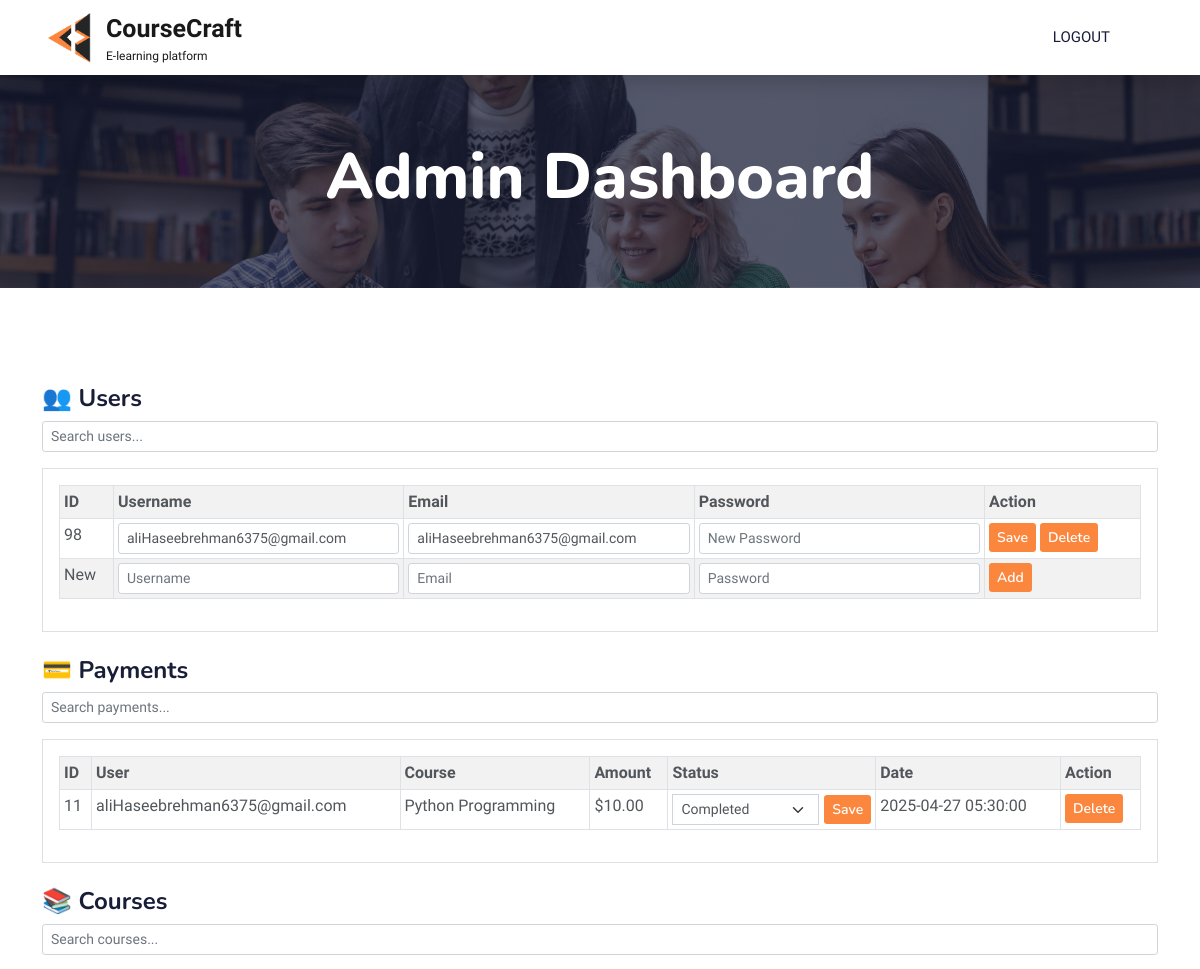
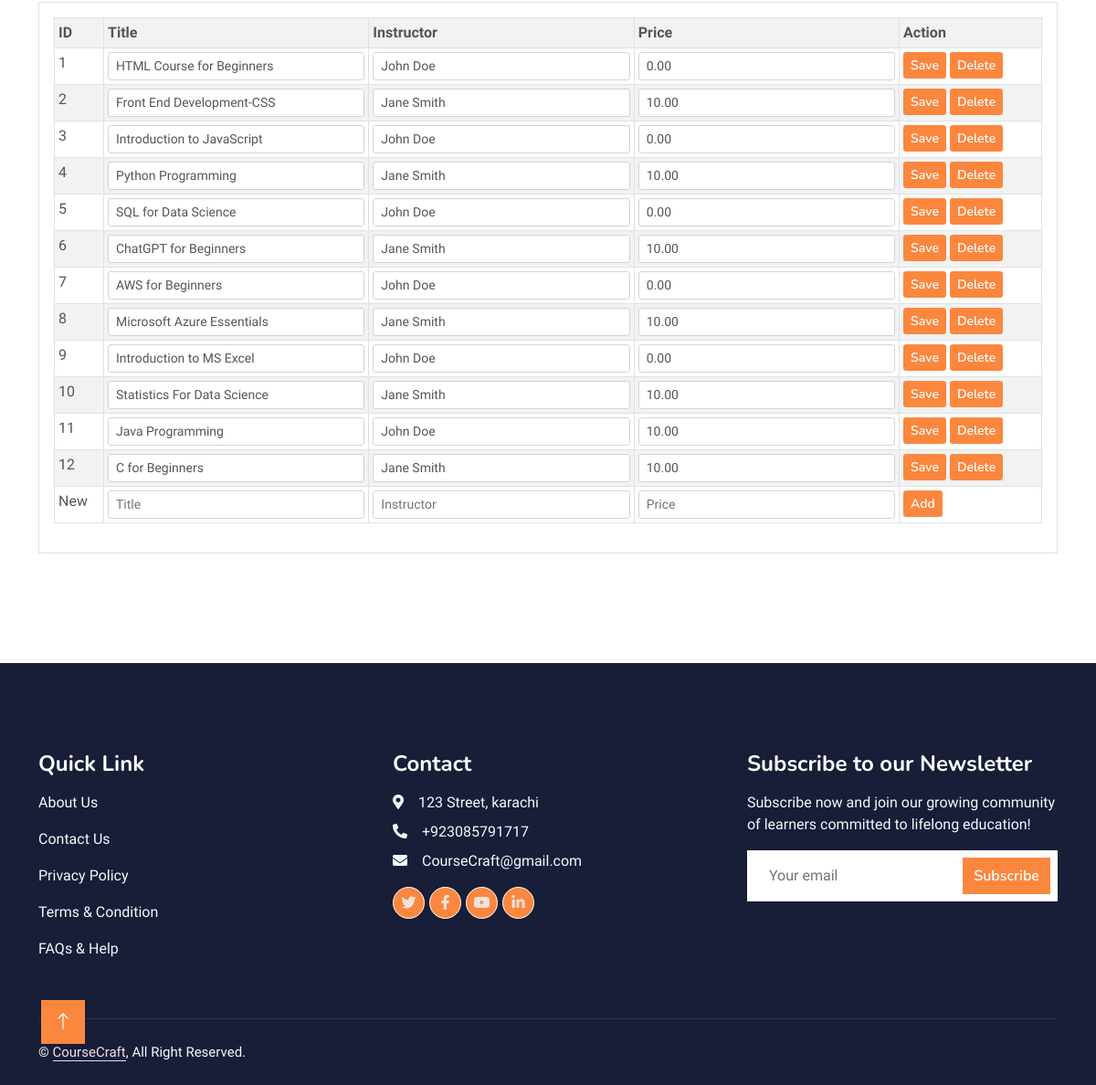
/admin_dashboard.php (signed in), run on the app's committed database (2 pictures, top to bottom).
### tables this page shows
CREATE TABLE `users` (
  `id` int(11) NOT NULL,
  `username` varchar(50) NOT NULL,
  `email` varchar(100) NOT NULL,
  `password` varchar(255) NOT NULL,
  `created_at` timestamp NOT NULL DEFAULT current_timestamp(),
  `reset_token` varchar(255) DEFAULT NULL
);

CREATE TABLE `payments` (
  `id` int(11) NOT NULL,
  `user_id` int(11) NOT NULL,
  `course_id` int(11) NOT NULL,
  `amount` decimal(10,2) NOT NULL,
  `payment_status` enum('pending','completed') DEFAULT 'pending',
  `payment_date` timestamp NOT NULL DEFAULT current_timestamp()
);

CREATE TABLE `courses` (
  `id` int(11) NOT NULL,
  `title` varchar(255) NOT NULL,
  `description` text NOT NULL,
  `instructor` varchar(255) NOT NULL,
  `duration` varchar(50) NOT NULL,
  `price` decimal(10,2) NOT NULL DEFAULT 0.00,
  `video_url` varchar(255) NOT NULL
);

### admin_dashboard.php (the view, shortened to what this page needs)
<?php
$host = "localhost";
$dbname = "lms";
$username = "root";
$password = "";
$conn = new mysqli($host, $username, $password, $dbname);
$page = isset($_GET['page']) ? (int)$_GET['page'] : 1;
$limit = 15;
$offset = ($page - 1) * $limit;
$user_search = $_GET['user_search'] ?? '';
$course_search = $_GET['course_search'] ?? '';
$payment_search = $_GET['payment_search'] ?? '';
if ($user_search != '') {
    $users = $conn->query("SELECT * FROM users WHERE username LIKE '%$user_search%' OR email LIKE '%$user_search%' LIMIT $limit OFFSET $offset");
} else {
    $users = $conn->query("SELECT * FROM users LIMIT $limit OFFSET $offset");
}
if ($course_search != '') {
    $courses = $conn->query("SELECT * FROM courses WHERE title LIKE '%$course_search%' OR instructor LIKE '%$course_search%' LIMIT $limit OFFSET $offset");
} else {
    $courses = $conn->query("SELECT * FROM courses LIMIT $limit OFFSET $offset");
}
if ($payment_search != '') {
    $payments = $conn->query("SELECT payments.*, users.username AS user_name, courses.title AS course_name FROM payments
    JOIN users ON payments.user_id = users.id
    JOIN courses ON payments.course_id = courses.id
    WHERE users.username LIKE '%$payment_search%' OR courses.title LIKE '%$payment_search%'
    LIMIT $limit OFFSET $offset");
} else {
    $payments = $conn->query("SELECT payments.*, users.username AS user_name, courses.title AS course_name FROM payments
    JOIN users ON payments.user_id = users.id
    JOIN courses ON payments.course_id = courses.id
    LIMIT $limit OFFSET $offset");
}
?>
<!DOCTYPE html>
<html lang="en">
<head>
    <link href="https://cdnjs.cloudflare.com/ajax/libs/font-awesome/5.10.0/css/all.min.css" rel="stylesheet">
    <link href="https://cdn.jsdelivr.net/npm/bootstrap-icons@1.4.1/font/bootstrap-icons.css" rel="stylesheet">
    <link href="lib/animate/animate.min.css" rel="stylesheet">
    <link href="lib/owlcarousel/assets/owl.carousel.min.css" rel="stylesheet">
    <link href="css/bootstrap.min.css" rel="stylesheet">
    <link href="css/style.css" rel="stylesheet">
</head>
<body>
    <nav class="navbar navbar-expand-lg bg-white navbar-light shadow sticky-top p-0">
        <a href="index.php" class="navbar-brand d-flex align-items-center px-4 px-lg-5">
            <img src="img/iconn.png" alt="" height="50px">
            <div class="ms-2">
                <p class="m-0 fw-bold" style="font-size: 25px;">CourseCraft</p>
                <p class="m-0" style="font-size: 12px;">E-learning platform</p>
            </div>
        </a>
        <div class="collapse navbar-collapse" id="navbarCollapse">
            <div class="navbar-nav ms-auto p-4 p-lg-0">
                <?php if (isset($_SESSION['admin_id'])): ?>
                    <a href="admin_logout.php" class="nav-item nav-link">Logout</a>
                <?php endif; ?>
            </div>
        </div>
    </nav>
    <div class="container-fluid bg-primary py-3 mb-5 page-header">
        <div class="container py-5">
            <div class="row justify-content-center">
                <div class="col-lg-10 text-center">
                    <h1 class="display-3 text-white animated slideInDown">Admin Dashboard</h1>
                </div>
            </div>
        </div>
    </div>
    <div class="container py-5">
        <h4>👥 Users</h4>
        <form method="get" class="mb-3">
            <input type="text" name="user_search" class="form-control form-control-sm" placeholder="Search users..." value="<?= htmlspecialchars($_GET['user_search'] ?? '') ?>">
        </form>
        <div class="card mb-4">
            <div class="card-body">
                <table class="table table-striped table-hover table-bordered table-sm">
                    <tr>
                        <th>ID</th>
                        <th>Username</th>
                        <th>Email</th>
                        <th>Password</th>
                        <th>Action</th>
                    </tr>
                    <?php while ($u = $users->fetch_assoc()): ?>
                        <tr>
                            <form method="post">
                                <td><?= $u['id'] ?></td>
                                <td><input type="text" name="username" value="<?= htmlspecialchars($u['username']) ?>" class="form-control form-control-sm"></td>
                                <td><input type="email" name="email" value="<?= htmlspecialchars($u['email']) ?>" class="form-control form-control-sm"></td>
                                <td><input type="password" name="password" placeholder="New Password" class="form-control form-control-sm"></td>
                                <td>
                                    <button type="submit" name="save_user" class="btn btn-sm btn-primary">Save</button>
                                    <a href="?delete_user=<?= $u['id'] ?>" class="btn btn-sm btn-danger" onclick="return confirm('Delete user?')">Delete</a>
                                </td>
                            </form>
                        </tr>
                    <?php endwhile; ?>
                    <tr>
                        <form method="post">
                            <td>New</td>
                            <td><input type="text" name="username" class="form-control form-control-sm" placeholder="Username" required></td>
                            <td><input type="email" name="email" class="form-control form-control-sm" placeholder="Email" required></td>
                            <td><input type="password" name="password" class="form-control form-control-sm" placeholder="Password" required></td>
                            <td><button type="submit" name="save_user" class="btn btn-sm btn-success">Add</button></td>
                        </form>
                    </tr>
                </table>
            </div>
        </div>
        <h4>💳 Payments</h4>
        <form method="get" class="mb-3">
            <input type="text" name="payment_search" class="form-control form-control-sm" placeholder="Search payments..." value="<?= htmlspecialchars($_GET['payment_search'] ?? '') ?>">
        </form>
        <div class="card mb-4">
            <div class="card-body">
                <table class="table table-striped table-hover table-bordered table-sm">
                    <tr>
                        <th>ID</th>
                        <th>User</th>
                        <th>Course</th>
                        <th>Amount</th>
                        <th>Status</th>
                        <th>Date</th>
                        <th>Action</th>
                    </tr>
                    <?php while ($p = $payments->fetch_assoc()): ?>
                        <tr>
                            <td><?= $p['id'] ?></td>
                            <td><?= htmlspecialchars($p['user_name']) ?></td>
                            <td><?= htmlspecialchars($p['course_name']) ?></td>
                            <td>$<?= $p['amount'] ?></td>
                            <td>
                                <form method="post" style="display:flex; align-items:center; gap:5px;">
                                    <select name="payment_status" class="form-select form-select-sm">
                                        <option value="completed" <?= $p['payment_status'] == 'completed' ? 'selected' : '' ?>>Completed</option>
                                    </select>
                                    <button type="submit" name="update_payment" class="btn btn-sm btn-primary">Save</button>
                                </form>
                            </td>
                            <td><?= $p['payment_date'] ?></td>
                            <td>
                                <a href="?delete_payment=<?= $p['id'] ?>" class="btn btn-sm btn-danger" onclick="return confirm('Delete payment?')">Delete</a>
                            </td>
                        </tr>
                    <?php endwhile; ?>
                </table>
            </div>
        </div>
        <h4>📚 Courses</h4>
        <form method="get" class="mb-3">
            <input type="text" name="course_search" class="form-control form-control-sm" placeholder="Search courses..." value="<?= htmlspecialchars($_GET['course_search'] ?? '') ?>">
        </form>
        <div class="card mb-4">
            <div class="card-body">
                <table class="table table-striped table-hover table-bordered table-sm">
                    <tr>
                        <th>ID</th>
                        <th>Title</th>
                        <th>Instructor</th>
                        <th>Price</th>
                        <th>Action</th>
                    </tr>
                    <?php while ($c = $courses->fetch_assoc()): ?>
                        <tr>
                            <form method="post">
                                <td><?= $c['id'] ?></td>
                                <td><input type="text" name="title" value="<?= htmlspecialchars($c['title']) ?>" class="form-control form-control-sm"></td>
                                <td><input type="text" name="instructor" value="<?= htmlspecialchars($c['instructor']) ?>" class="form-control form-control-sm"></td>
                                <td><input type="number" step="0.01" name="price" value="<?= $c['price'] ?>" class="form-control form-control-sm"></td>
                                <td>
                                    <button type="submit" name="save_course" class="btn btn-sm btn-primary">Save</button>
                                    <a href="?delete_course=<?= $c['id'] ?>" class="btn btn-sm btn-danger" onclick="return confirm('Delete course?')">Delete</a>
                                </td>
                            </form>
                        </tr>
                    <?php endwhile; ?>
                    <tr>
                        <form method="post">
                            <td>New</td>
                            <td><input type="text" name="title" class="form-control form-control-sm" placeholder="Title" required></td>
                            <td><input type="text" name="instructor" class="form-control form-control-sm" placeholder="Instructor" required></td>
                            <td><input type="number" step="0.01" name="price" class="form-control form-control-sm" placeholder="Price" required></td>
                            <td><button type="submit" name="save_course" class="btn btn-sm btn-success">Add</button></td>
                        </form>
                    </tr>
                </table>
            </div>
        </div>
    </div>
    <div class="container-fluid bg-dark text-light footer pt-5 mt-5 wow fadeIn" data-wow-delay="0.1s">
        <div class="container py-5">
            <div class="row g-5">
                <div class="col-lg-4 col-md-6">
                    <h4 class="text-white mb-3">Quick Link</h4>
                    <p><a class="text-light" href="about.php">About Us</a></p>
                    <p><a class="text-light" href="contact.php">Contact Us</a></p>
                    <p><a class="text-light" href="">Privacy Policy</a></p>
                    <p><a class="text-light" href="">Terms & Condition</a></p>
                    <p><a class="text-light" href="">FAQs & Help</a></p>
                </div>
                <div class="col-lg-4 col-md-6">
                    <h4 class="text-white mb-3">Contact</h4>
                    <p class="mb-2"><i class="fa fa-map-marker-alt me-3"></i>123 Street, karachi</p>
                    <p class="mb-2"><i class="fa fa-phone-alt me-3"></i>+923085791717</p>
                    <p class="mb-2"><i class="fa fa-envelope me-3"></i>CourseCraft@gmail.com</p>
                    <div class="d-flex pt-2">
                        <a class="btn btn-outline-light btn-social" href=""><i class="fab fa-twitter"></i></a>
                        <a class="btn btn-outline-light btn-social" href=""><i class="fab fa-facebook-f"></i></a>
                        <a class="btn btn-outline-light btn-social" href=""><i class="fab fa-youtube"></i></a>
                        <a class="btn btn-outline-light btn-social" href=""><i class="fab fa-linkedin-in"></i></a>
                    </div>
                </div>
                <div class="col-lg-4 col-md-6">
                    <h4 class="text-white mb-3">Subscribe to our Newsletter</h4>
                    <p>Subscribe now and join our growing community of learners committed to lifelong education! </p>
                    <div class="position-relative mx-auto" style="max-width: 400px;">
                        <form action="#">
                            <input class="form-control border-0 w-100 py-3 ps-4 pe-5" type="email"
                                placeholder="Your email" required>
                            <button type="submit"
                                class="btn btn-primary py-2 position-absolute top-0 end-0 mt-2 me-2"><a
                                    href="mailto:keertidvcorai@gmail.com">Subscribe</a></button>
                        </form>
                    </div>
                </div>
            </div>
        </div>
        <div class="container">
            <div class="copyright">
                <div class="row">
                    <div class="col-md-6 text-center text-md-start mb-3 mb-md-0">
                        &copy; <a class="border-bottom" href="index.php">CourseCraft</a>, All Right Reserved.
                    </div>
                </div>
            </div>
        </div>
    </div>
    <a href="#" class="btn btn-lg btn-primary btn-lg-square back-to-top"><i class="bi bi-arrow-up"></i></a>
</body>
</html>

### css/style.css (style rules this page uses)
:root { --primary: #f69050; --light: #F0FBFC; --light: #f0e4de; --dark: #181d38; }
.btn { background-color: #fb873f; border: none; }
.btn a { text-decoration: none; color: #fff; }
.back-to-top { position: fixed; display: none; left: 45px; bottom: 45px; z-index: 99; }
.btn { font-family: 'Nunito', sans-serif; font-weight: 600; transition: .5s; }
.btn.btn-primary, .btn.btn-secondary { color: #FFFFFF; }
.btn-lg-square { width: 48px; height: 48px; }
.btn-square, .btn-sm-square, .btn-lg-square { padding: 0; display: flex; align-items: center; justify-content: center; font-weight: normal; border-radius: 0px; }
.navbar-light .navbar-nav .nav-link { margin-right: 30px; padding: 25px 0; color: #FFFFFF; font-size: 15px; text-transform: uppercase; outline: none; }
.navbar-light .navbar-brand, .navbar-light a.btn { height: 75px; }
.navbar-light .navbar-nav .nav-link { color: var(--dark); font-weight: 500; }
.navbar-light.sticky-top { top: -100px; transition: .5s; }
.page-header { background: linear-gradient(rgba(24, 29, 56, .7), rgba(24, 29, 56, .7)), url(../img/carousel-1.jpg); background-position: center center; background-repeat: no-repeat; background-size: cover; }
.footer .btn.btn-social { margin-right: 5px; width: 35px; height: 35px; display: flex; align-items: center; justify-content: center; color: var(--light); font-weight: normal; border: 1px solid #FFFFFF; border-radius: 35px; transition: .3s; }
.footer .copyright { padding: 25px 0; font-size: 15px; border-top: 1px solid rgba(256, 256, 256, .1); }
.footer .copyright a { color: var(--light); }

### data on the page
users: id "98", username "aliHaseebrehman6375@gmail.com", email "aliHaseebrehman6375@gmail.com"
payments: id "11", user.username "aliHaseebrehman6375@gmail.com", course.title "Python Programming", amount "10.00", payment_status "Completed", payment_date "2025-04-27 05:30:00"
courses: id "1", title "HTML Course for Beginners", instructor "John Doe", price "0.00"
courses: id "2", title "Front End Development-CSS", instructor "Jane Smith", price "10.00"
courses: id "3", title "Introduction to JavaScript", instructor "John Doe", price "0.00"
courses: id "4", title "Python Programming", instructor "Jane Smith", price "10.00"
courses: id "5", title "SQL for Data Science", instructor "John Doe", price "0.00"
courses: id "6", title "ChatGPT for Beginners", instructor "Jane Smith", price "10.00"
courses: id "7", title "AWS for Beginners", instructor "John Doe", price "0.00"
courses: id "8", title "Microsoft Azure Essentials", instructor "Jane Smith", price "10.00"
courses: id "9", title "Introduction to MS Excel", instructor "John Doe", price "0.00"
courses: id "10", title "Statistics For Data Science", instructor "Jane Smith", price "10.00"
courses: id "11", title "Java Programming", instructor "John Doe", price "10.00"
courses: id "12", title "C for Beginners", instructor "Jane Smith", price "10.00"
